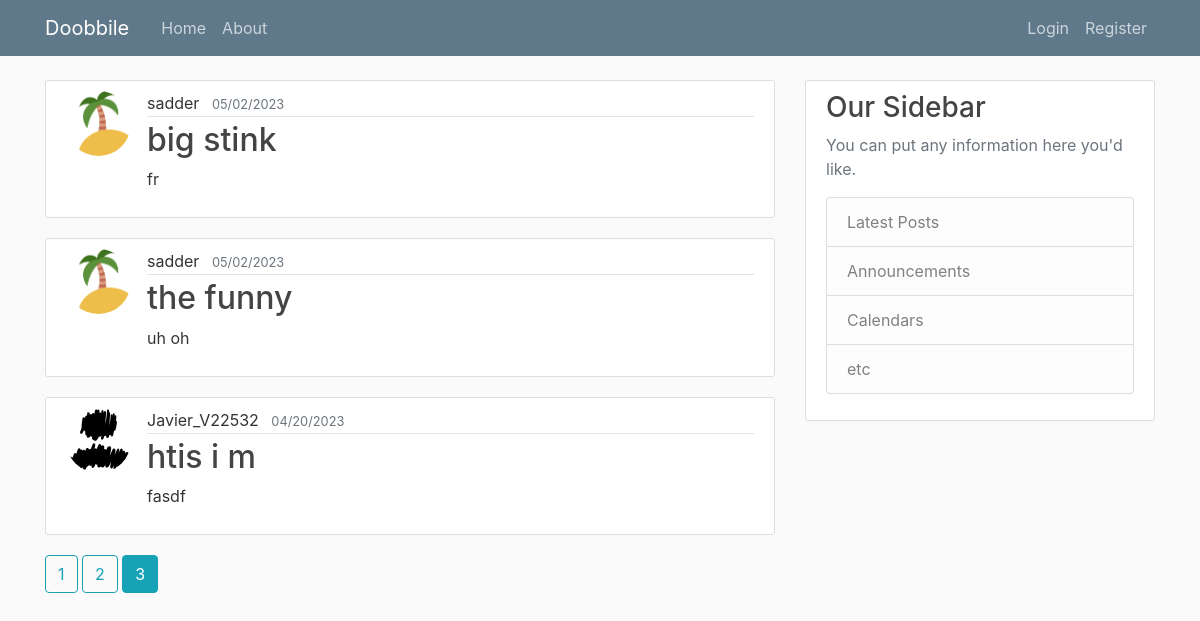
/home?page=3, run on an earlier commit of the app's database.
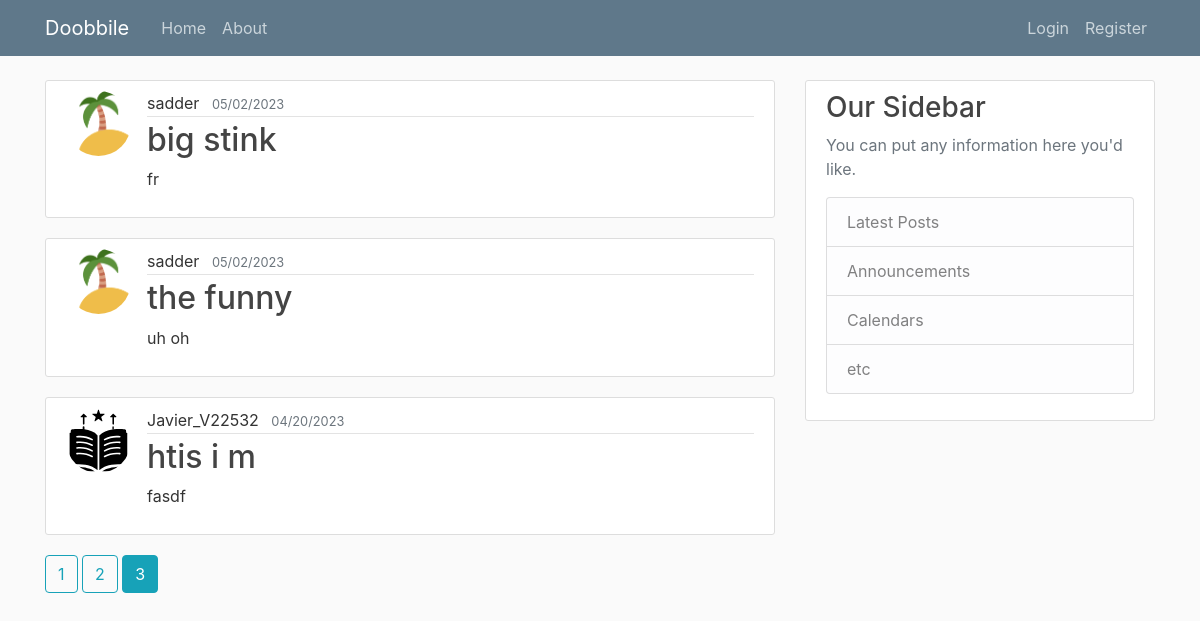
And on a later commit of the database.
### doobbile_app/models.py (models this page shows, shortened)
class Post(db.Model):
    id = db.Column(db.Integer, primary_key=True)
    title = db.Column(db.String(100), nullable=False)
    date_posted = db.Column(db.DateTime, nullable=False,
                            default=datetime.utcnow)
    content = db.Column(db.Text, nullable=False)
    user_id = db.Column(db.Integer, db.ForeignKey("user.id"), nullable=False)

class User(db.Model, UserMixin):
    id = db.Column(db.Integer, primary_key=True)
    username = db.Column(db.String(20), unique=True, nullable=False)
    email = db.Column(db.String(120), unique=True, nullable=False)
    image_file = db.Column(db.String(20), nullable=False,
                           default='default.svg')
    password = db.Column(db.String(60), nullable=False)
    posts = db.relationship('Post', backref='author', lazy=True)

### doobbile_app/main/routes.py (the view)
@main.route("/")
@main.route("/home")
def home():
    page = request.args.get('page', 1, type=int)
    posts = Post.query.order_by(
        Post.date_posted.desc()).paginate(page=page, per_page=5)
    return render_template("home.html", posts=posts)

### doobbile_app/templates/home.html
{% extends "layout.html" %}
{% block content %}
    {% for post in posts.items %}
    <div class="media content-section">
      <img class="rounded-circle post-img" src="{{ url_for('static', filename ='profile_pics/' + post.author.image_file) }}">
        <div class="media-body">
          <div class="post-metadata">
            <a class="mr-2" href="{{url_for('users.user_posts', username=post.author.username)}}">{{ post.author.username }}</a>
            <small class="text-muted">{{ post.date_posted.strftime("%m/%d/%Y") }}</small>
          </div>
          <h2><a class="post-title" href="{{ url_for('posts.doobbile', post_id=post.id) }}">{{ post.title }}</a></h2>
          <p class="post-content">{{ post.content }}</p>
        </div>
    </div>
    {% endfor %}
    {% for page_num in posts.iter_pages(left_edge=1, right_edge=1, left_current=1, right_current=2) %}
      {% if page_num %}
        {% if posts.page == page_num %}
        <a class="btn btn-info mb-4" href="{{ url_for('main.home', page=page_num) }}">{{ page_num }}</a>
      {% else %}
      <a class="btn btn-outline-info mb-4" href="{{ url_for('main.home', page=page_num) }}">{{ page_num }}</a>
      {% endif %}
      {% else %}
      ...
      {% endif %}
    {% endfor%}
{% endblock content %}

What changed in the data, as far as the page shows it:
changed through a linked row, Post "htis i m": image_file: picture added in place of a placeholder
